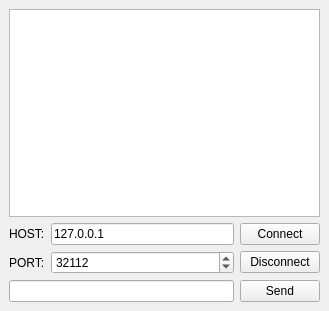
<?xml version="1.0" encoding="UTF-8"?>
<ui version="4.0">
 <class>MainWindow</class>
 <widget class="QMainWindow" name="MainWindow">
  <property name="geometry">
   <rect>
    <x>0</x>
    <y>0</y>
    <width>329</width>
    <height>311</height>
   </rect>
  </property>
  <property name="windowTitle">
   <string>MainWindow</string>
  </property>
  <widget class="QWidget" name="centralwidget">
   <layout class="QVBoxLayout" name="verticalLayout_2">
    <item>
     <widget class="QListWidget" name="ChatListWidget"/>
    </item>
    <item>
     <layout class="QGridLayout" name="gridLayout">
      <item row="0" column="1">
       <widget class="QLineEdit" name="hostLineEdit">
        <property name="text">
         <string>127.0.0.1</string>
        </property>
        <property name="placeholderText">
         <string>127.0.0.1</string>
        </property>
       </widget>
      </item>
      <item row="1" column="0">
       <widget class="QLabel" name="portLabel">
        <property name="text">
         <string>PORT:</string>
        </property>
       </widget>
      </item>
      <item row="1" column="1">
       <widget class="QSpinBox" name="portSpinBox">
        <property name="minimum">
         <number>5000</number>
        </property>
        <property name="maximum">
         <number>33000</number>
        </property>
        <property name="value">
         <number>32112</number>
        </property>
       </widget>
      </item>
      <item row="0" column="0">
       <widget class="QLabel" name="hostLabel">
        <property name="text">
         <string>HOST:</string>
        </property>
       </widget>
      </item>
      <item row="0" column="2" rowspan="2">
       <layout class="QVBoxLayout" name="verticalLayout">
        <item>
         <widget class="QPushButton" name="btnConnect">
          <property name="text">
           <string>Connect</string>
          </property>
         </widget>
        </item>
        <item>
         <widget class="QPushButton" name="btnDisconnect">
          <property name="text">
           <string>Disconnect</string>
          </property>
         </widget>
        </item>
       </layout>
      </item>
     </layout>
    </item>
    <item>
     <layout class="QHBoxLayout" name="horizontalLayout">
      <item>
       <widget class="QLineEdit" name="lineEdit"/>
      </item>
      <item>
       <widget class="QPushButton" name="btnSend">
        <property name="text">
         <string>Send</string>
        </property>
       </widget>
      </item>
     </layout>
    </item>
   </layout>
  </widget>
 </widget>
 <resources/>
 <connections/>
</ui>
